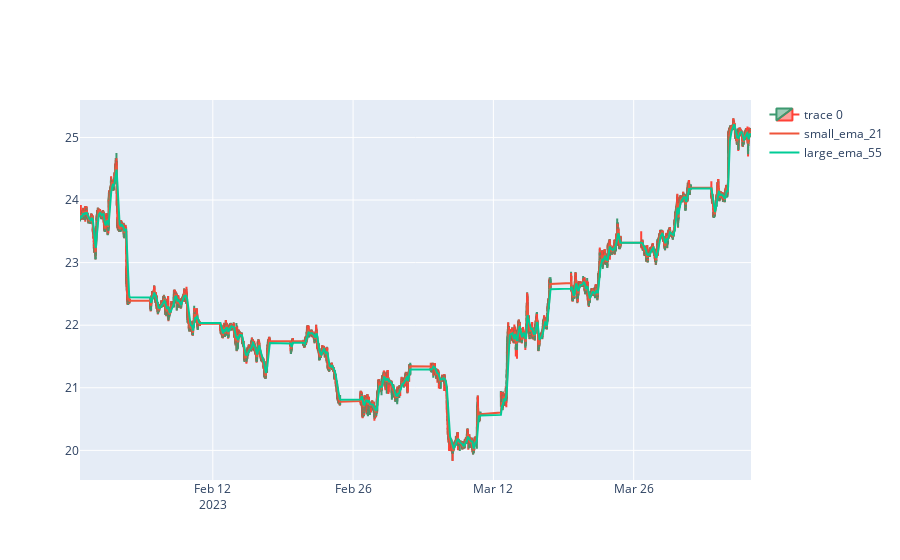

Notebook cell for this chart:
### Code cell
small_ema = 21
large_ema = 55

# balance, stoploss, reward_ratio
ttr = Tester(25_000_00, 0.01, 3)
# ticker_data, ticket_size, small_ema, large_ema
ttr.init(ticker_data, 1_00_00, small_ema, large_ema)
# small_ema, large_ema
ttr.chart(small_ema, large_ema)
# run backtesting
ttr.run()
ttr.stats()

t_book2 = ttr.trade_book
profitables = ttr.profitable_trades
losers = ttr.losing_trades

### Figure 1 — Plotly figure (JSON) as saved in the notebook; plotly's stock layout.template omitted (floating-point values rounded to 4 significant figures; data arrays with more than 128 entries replaced by an {"elided": "..."} marker saying what was removed)
{"data": [{"close": {"elided": "13207 float values"}, "high": {"elided": "13207 float values"}, "low": {"elided": "13207 float values"}, "open": {"elided": "13207 float values"}, "type": "candlestick", "x": {"elided": "13207 str values"}}, {"name": "small_ema_21", "type": "scatter", "x": {"elided": "13207 str values"}, "y": {"elided": "13207 float values"}}, {"name": "large_ema_55", "type": "scatter", "x": {"elided": "13207 str values"}, "y": {"elided": "13207 float values"}}], "layout": {"xaxis": {"rangeslider": {"visible": false}}}}
